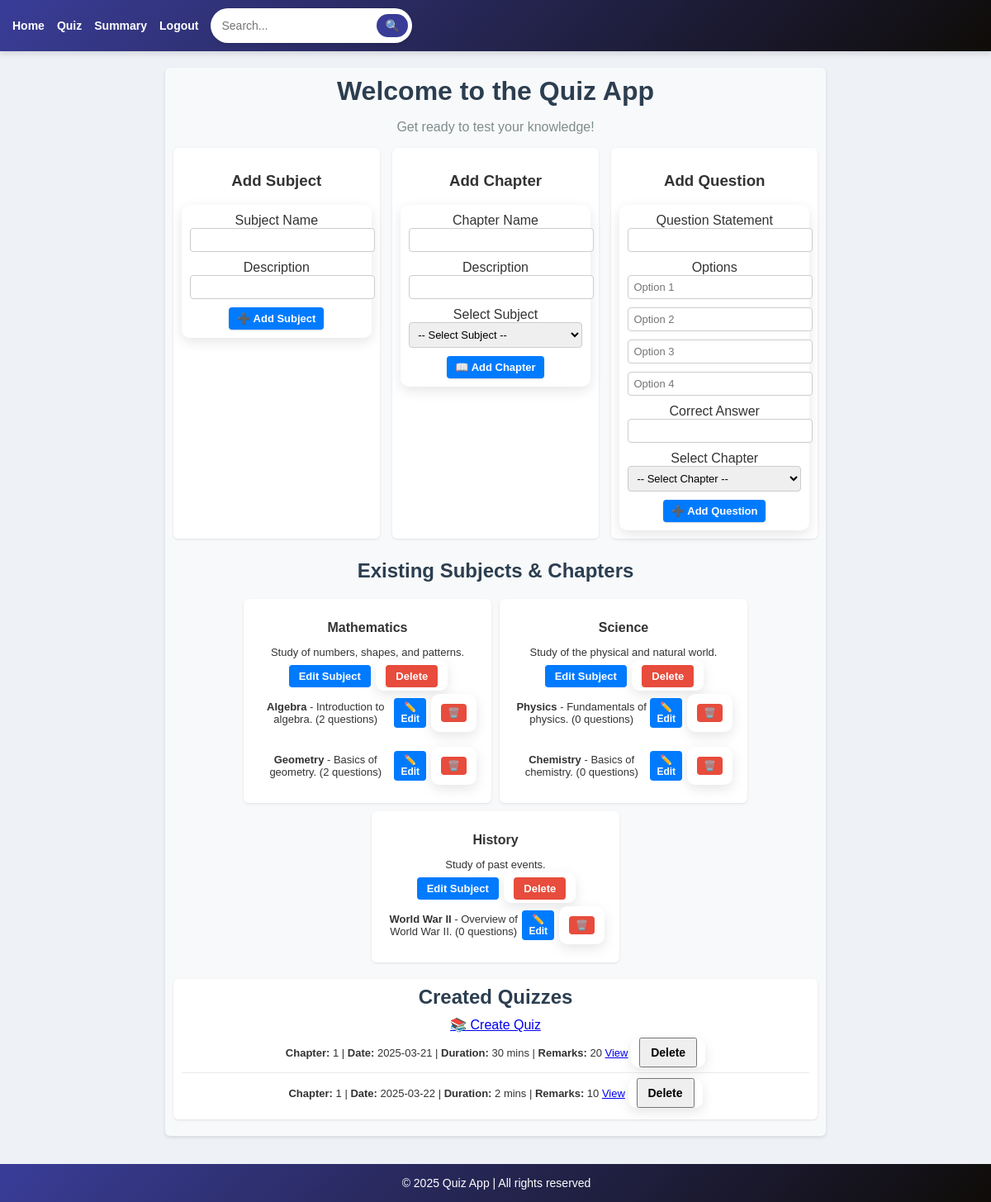
The app's page /admin_dashboard (signed in), older data.
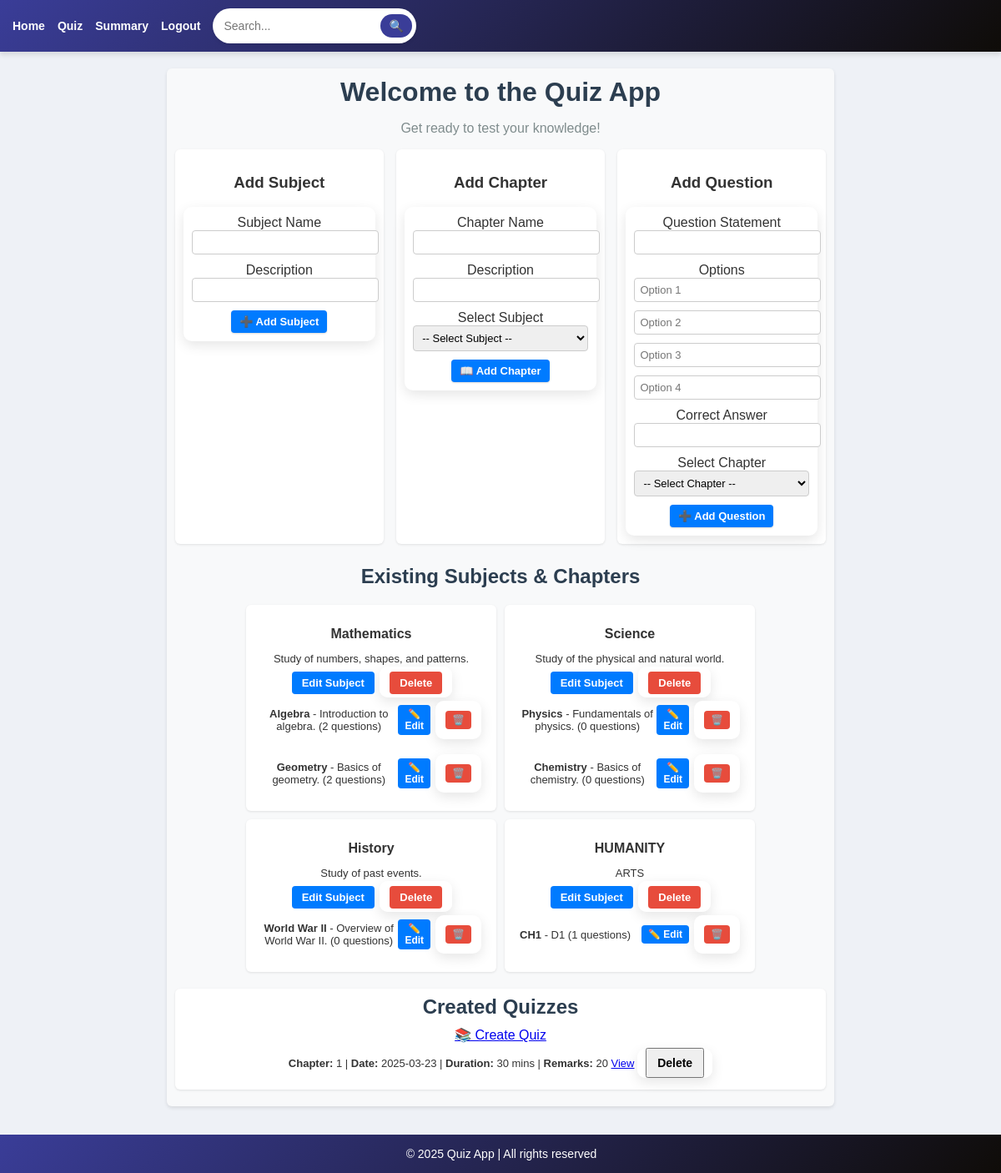
The same page, newer data.
### models.py (models this page shows, shortened)
class Subject(db.Model):
    __tablename__ = 'subjects'
    id = db.Column(db.Integer, primary_key=True)
    subject_name = db.Column(db.String(80), unique=True, nullable=False)
    description = db.Column(db.String(255), nullable=True)
    chapters = db.relationship('Chapter', backref='subject', cascade="all, delete-orphan", lazy=True)

class Chapter(db.Model):
    __tablename__ = 'chapters'
    id = db.Column(db.Integer, primary_key=True)
    chapter_name = db.Column(db.String(80), unique=True, nullable=False)
    description = db.Column(db.String(255), nullable=True)
    subject_id = db.Column(db.Integer, db.ForeignKey('subjects.id'), nullable=False)
    quizzes = db.relationship('Quiz', back_populates='chapter', cascade="all, delete-orphan", lazy=True)
    questions = db.relationship('Question', back_populates='chapter', cascade="all, delete-orphan", lazy=True)

class Quiz(db.Model):
    __tablename__ = 'quiz'
    id = db.Column(db.Integer, primary_key=True)
    chapter_id = db.Column(db.Integer, db.ForeignKey('chapters.id'), nullable=False)
    name = db.Column(db.String(225), unique=True, nullable=False)
    date_of_quiz = db.Column(db.Date, nullable=True)
    time_duration = db.Column(db.Integer, nullable=True)
    remarks = db.Column(db.String(255), nullable=True)
    chapter = db.relationship('Chapter', back_populates='quizzes')
    scores = db.relationship('Score', backref='quiz', lazy=True)

### app.py (the view, shortened to what this page needs)
@app.route('/admin_dashboard', methods=['GET', 'POST'])
@admin_required
def admin_dashboard():
    subjects = Subject.query.all()
    chapters = Chapter.query.all()
    quizzes = Quiz.query.all()
    return render_template("admin_dashboard.html", subjects=subjects, chapters=chapters, quizzes=quizzes)

### app.py (called while the page is built)
def admin_required(f):
    @wraps(f)
    def decorated_function(*args, **kwargs):
        if "user_id" not in session or session.get('user_role') != 'admin':
            flash("Unauthorized access!", "danger")
            return redirect(url_for("login"))
        return f(*args, **kwargs)
    return decorated_function

### templates/admin_dashboard.html (shortened to what this page needs)
{% extends 'base.html' %}
{% block content %}
<div class="dashboard-container">
  <h1 class="text-center fw-bold">Welcome to the Quiz App</h1>
  <p class="text-center" style="color: #7f8c8d;">Get ready to test your knowledge!</p>
  <div class="forms-row">
    <div class="form-container">
      <h3 class="text-center">Add Subject</h3>
      <form method="POST">
        <label>Subject Name</label>
        <input type="text" name="subject_name" required>
        <label>Description</label>
        <input type="text" name="subject_description">
        <button type="submit">➕ Add Subject</button>
      </form>
    </div>
    <div class="form-container">
      <h3 class="text-center">Add Chapter</h3>
      <form method="POST">
        <label>Chapter Name</label>
        <input type="text" name="chapter_name" required>
        <label>Description</label>
        <input type="text" name="chapter_description">
        <label>Select Subject</label>
        <select name="subject_id" required>
          <option value="">-- Select Subject --</option>
        </select>
        <button type="submit">📖 Add Chapter</button>
      </form>
    </div>
    <div class="form-container">
      <h3 class="text-center">Add Question</h3>
      <form method="POST" action="{{ url_for('add_question') }}">
        <label>Question Statement</label>
        <input type="text" name="question_statement" required>
        <label>Options</label>
        <input type="text" name="option1" placeholder="Option 1" required>
        <input type="text" name="option2" placeholder="Option 2" required>
        <input type="text" name="option3" placeholder="Option 3" required>
        <input type="text" name="option4" placeholder="Option 4" required>
        <label>Correct Answer</label>
        <input type="text" name="correct_answer" required>
        <label>Select Chapter</label>
        <select name="chapter_id" required>
            <option value="">-- Select Chapter --</option>
        </select>
        <button type="submit">➕ Add Question</button>
      </form>
    </div>
  </div>
  <div class="subject-container">
    <h2 class="text-center">Existing Subjects & Chapters</h2>
    {% for subject in subjects %}
    <div class="subject-item">
      <h3 class="text-center">{{ subject.subject_name }}</h3>
      <p class="text-center text-muted">{{ subject.description }}</p>
      <div class="text-center">
        <a href="{{ url_for('edit_subject', subject_id=subject.id) }}" class="btn btn-warning"> Edit Subject</a>
        <form method="POST" action="{{ url_for('delete_subject', subject_id=subject.id) }}" style="display: inline;">
          <button type="submit" class="btn btn-danger" onclick="return confirm('Delete this subject?');">Delete</button>
        </form>
      </div>
      <div>
        {% for chapter in subject.chapters %}
          <div class="chapter-item">
            <span>
              <strong>{{ chapter.chapter_name }}</strong> - {{ chapter.description }} ({{ chapter.questions|length }} questions)
            </span>
            <div class="btn-actions">
              <a href="{{ url_for('edit_chapter', chapter_id=chapter.id) }}" class="btn btn-warning btn-sm">✏️ Edit</a>
              <form method="POST" action="{{ url_for('delete_chapter', chapter_id=chapter.id) }}" style="display: inline;">
                <button type="submit" class="btn btn-danger btn-sm" onclick="return confirm('Delete this chapter?');">🗑️</button>
              </form>
            </div>
          </div>
        {% endfor %}
      </div>
    </div>
    {% else %}
    <p class="text-center text-muted">No subjects available.</p>
    {% endfor %}
  </div>
  <div class="quiz-container" id="created-quizzes">
    <h2 class="text-center">Created Quizzes</h2>
    <div class="text-center">
      <a href="{{ url_for('create_quiz') }}" class="btn btn-primary">📚 Create Quiz</a>
    </div>
    {% if quizzes %}
    <ul>
      {% for quiz in quizzes %}
      <li>
        <strong>Chapter:</strong> {{ quiz.chapter_id }} |
        <strong>Date:</strong> {{ quiz.date_of_quiz }} |
        <strong>Duration:</strong> {{ quiz.time_duration }} mins |
        <strong>Remarks:</strong> {{ quiz.remarks }}
        <a href="{{ url_for('view_quiz', quiz_id=quiz.id) }}" class="btn btn-info">View</a>
        <form method="POST" action="{{ url_for('delete_quiz', quiz_id=quiz.id) }}" style="display: inline;">
          <button type="submit" class="btn btn-danger" onclick="return confirm('Delete this quiz?');">Delete</button>
        </form>
      </li>
      {% endfor %}
    </ul>
    {% else %}
    <p class="text-center text-muted">No quizzes available.</p>
    {% endif %}
  </div>
</div>
{% endblock %}

### templates/base.html (shortened to what this page needs)
<!DOCTYPE html>
<html lang="en">
<head>
</head>
<body>
    <nav>
        <ul>
            <li><a href="{{ url_for('index') }}">Home</a></li>
            <li><a href="{{ url_for('get_quiz') }}">Quiz</a></li>
            <li><a href="{{ url_for('summary') }}">Summary</a></li>
            <li><a href="{{ url_for('logout') }}">Logout</a></li>
            <li>
                <form action="{{ url_for('search') }}" method="GET" class="search-form">
                    <input type="text" name="query" placeholder="Search..." required>
                    <button type="submit">🔍</button>
                </form>
            </li>
        </ul>
    </nav>
    <main>
        {% block content %}
        {% endblock %}
    </main>
    <footer>
        <p>&copy; 2025 Quiz App | All rights reserved</p>
    </footer>
</body>
</html>

### templates/base.html (style rules this page uses)
form { background: white; padding: 10px; border-radius: 10px; box-shadow: 0px 5px 15px rgba(0, 0, 0, 0.1); }
input, select { border: 2px solid #3a3d98; border-radius: 10px; padding: 8px; }
button { font-size: 14px; font-weight: bold; padding: 8px 12px; }
body { font-family: 'Poppins', Arial, sans-serif; margin: 0; padding: 0; background-color: #eef1f6; color: #333; }
nav { background: linear-gradient(135deg, #3a3d98, #0f0c08); padding: 10px 15px; box-shadow: 0 4px 6px rgba(0, 0, 0, 0.1); }
nav ul { list-style: none; padding: 0; margin: 0; display: flex; align-items: center; }
nav ul li { margin-right: 15px; }
nav ul li a { color: white; text-decoration: none; font-weight: bold; font-size: 14px; transition: color 0.3s; }
.search-form { display: flex; align-items: center; background: white; border-radius: 25px; padding: 5px; box-shadow: 0 2px 4px rgba(0, 0, 0, 0.1); }
.search-form input { padding: 8px; border: none; border-radius: 25px; outline: none; width: 180px; font-size: 14px; }
.search-form button { padding: 6px 10px; background-color: #3a3d98; color: white; border: none; border-radius: 25px; cursor: pointer; font-size: 14px; transition: background 0.3s; }
main { padding: 20px; padding-bottom: 80px; text-align: center; max-width: 800px; margin: auto; }
footer { text-align: center; padding: 1px; background: linear-gradient(135deg, #3a3d98, #0f0c08); color: white; position: fixed; bottom: 0; width: 100%; font-size: 14px; }

### templates/admin_dashboard.html (style rules this page uses)
.dashboard-container { max-width: 100%; margin: auto; padding: 10px; background-color: #f8f9fa; border-radius: 6px; box-shadow: 0 2px 4px rgba(0, 0, 0, 0.1); }
h1, h2 { color: #2c3e50; margin: 0 0 10px; }
.forms-row { display: flex; gap: 10px; justify-content: space-between; flex-wrap: nowrap; margin-bottom: 15px; }
.form-container { background: #fff; padding: 10px; border-radius: 6px; box-shadow: 0 1px 3px rgba(0, 0, 0, 0.1); width: 32%; box-sizing: border-box; }
.form-container input, .form-container select { width: 100%; padding: 6px; margin-bottom: 10px; font-size: 13px; border: 1px solid #ccc; border-radius: 4px; transition: border-color 0.3s; }
.form-container button { padding: 6px 10px; font-size: 13px; border-radius: 4px; border: none; cursor: pointer; background: #007bff; color: #fff; box-shadow: 0 1px 2px rgba(0, 0, 0, 0.15); transition: background 0.3s; }
.subject-container { display: flex; flex-wrap: wrap; gap: 10px; justify-content: center; margin: 10px 0; padding: 10px; }
.subject-container h2 { width: 100%; text-align: center; margin-bottom: 10px; }
.subject-item { background-color: #fff; border-radius: 6px; box-shadow: 0 1px 3px rgba(0, 0, 0, 0.1); padding: 10px; width: 280px; text-align: center; }
.subject-item h3 { margin-bottom: 6px; font-size: 16px; }
.subject-item p { font-size: 13px; margin-bottom: 6px; }
.subject-item .btn { display: inline-block; padding: 6px 12px; font-size: 13px; font-weight: bold; border: none; border-radius: 4px; cursor: pointer; text-decoration: none; margin: 2px; }
.subject-item .btn-warning, .chapter-item .btn-warning { background-color: #007bff; color: #fff; transition: background-color 0.3s ease; }
.subject-item .btn-danger { background-color: #e74c3c; color: #fff; transition: background-color 0.3s ease; }
.chapter-item { display: flex; justify-content: space-between; align-items: center; background: none; border-radius: 4px; padding: 6px 8px; margin-bottom: 6px; font-size: 13px; }
.btn-actions { display: flex; gap: 4px; align-items: center; }
.chapter-item .btn-sm { display: inline-block; padding: 4px 8px; font-size: 12px; font-weight: bold; border: none; border-radius: 4px; cursor: pointer; text-decoration: none; }
.chapter-item .btn-danger { background-color: #e74c3c; color: #fff; transition: background-color 0.3s ease; }
.quiz-container { background-color: #fff; padding: 8px 10px; margin: 10px 0; border-radius: 6px; box-shadow: 0 1px 3px rgba(0, 0, 0, 0.1); }
.quiz-container ul { list-style-type: none; padding: 0; margin: 0; }
.quiz-container li { padding: 6px 8px; border-bottom: 1px solid #e9ecef; font-size: 13px; }
.quiz-container li:last-child { border-bottom: none; }
.text-center { text-align: center; }

Row changes from the older to the newer data that the page shows:
removed Quiz: chapter_id "1", date_of_quiz "2025-03-22", time_duration "2", remarks "10"
added Subject: subject_name "HUMANITY", description "ARTS"
added Chapter: chapter_name "CH1", description "D1", questions|length "1", shown under "HUMANITY"
changed Quiz: date_of_quiz "2025-03-21" → "2025-03-23"
